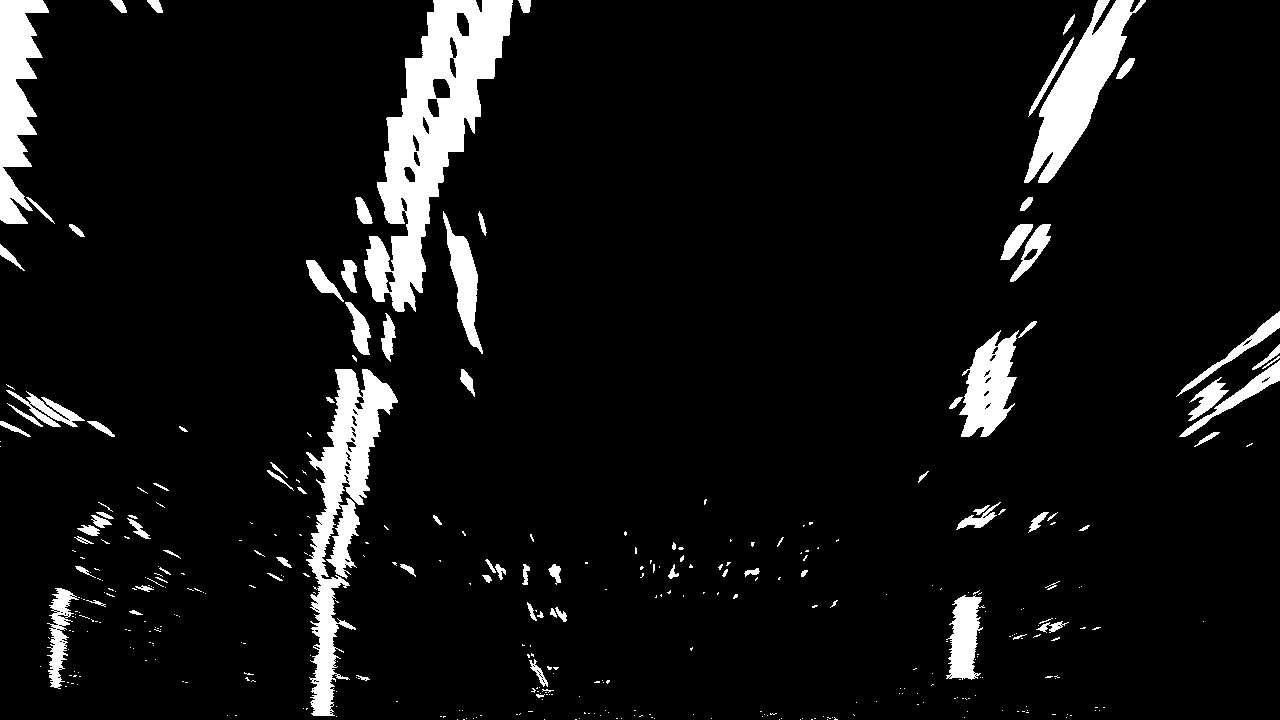
#> input picture Term1/Work/Lesson9/warped_example.jpg, 1280 x 720 px
$ jupyter execute 9_6_FindingCurvatureConvultion.ipynb
#> lines starting #> are read from the running program, lines starting #| are printed output that depends on the picture; after the words box and inside, x2 and y2 are one past the last pixel; in counts of white or black regions, pixels touching at a corner belong together
## Another Sliding Window Search Approach
Another way to approach the sliding window method is to apply a convolution, which will maximize the number of "hot" pixels in each window. A convolution is the summation of the product of two separate signals, in our case the window template and the vertical slice of the pixel image.

You slide your window template across the image from left to right and any overlapping values are summed together, creating the convolved signal. The peak of the convolved signal is where there was the highest overlap of pixels and the most likely position for the lane marker.

Now let's try using convolutions to find the best window center positions in a thresholded road image. The code below allows you to experiment with using convolutions for a sliding window search function. Go ahead and give it a try.

[cell 1]
import numpy as np
import matplotlib.pyplot as plt
import matplotlib.image as mpimg
import glob
import cv2

# Read in a thresholded image
warped = mpimg.imread('warped_example.jpg')
#> warped is the input picture: shape (720, 1280); min 0, max 255, mean 18.5
# window settings
window_width = 50
window_height = 80 # Break image into 9 vertical layers since image height is 720
margin = 100 # How much to slide left and right for searching

def window_mask(width, height, img_ref, center,level):
    output = np.zeros_like(img_ref)
    output[int(img_ref.shape[0]-(level+1)*height):int(img_ref.shape[0]-level*height),max(0,int(center-width/2)):min(int(center+width/2),img_ref.shape[1])] = 1
    return output

def find_window_centroids(image, window_width, window_height, margin):

#> called with window_width = 50, window_height = 80, margin = 100
    window_centroids = [] # Store the (left,right) window centroid positions per level
    window = np.ones(window_width) # Create our window template that we will use for convolutions

    # First find the two starting positions for the left and right lane by using np.sum to get the vertical image slice
    # and then np.convolve the vertical image slice with the window template

    # Sum quarter bottom of image to get slice, could use a different ratio
    l_sum = np.sum(image[int(3*image.shape[0]/4):,:int(image.shape[1]/2)], axis=0)
#> l_sum = 640 values, max 44595 at index 320, min 0 at index 0, mean 2862.4
    l_center = np.argmax(np.convolve(window,l_sum))-window_width/2
#> l_center = 329
    r_sum = np.sum(image[int(3*image.shape[0]/4):,int(image.shape[1]/2):], axis=0)
#> r_sum = 640 values, max 21690 at index 324, min 0 at index 144, mean 1205.5
    r_center = np.argmax(np.convolve(window,r_sum))-window_width/2+int(image.shape[1]/2)
#> r_center = 964

    # Add what we found for the first layer
    window_centroids.append((l_center,r_center))

    # Go through each layer looking for max pixel locations
    for level in range(1,(int)(image.shape[0]/window_height)):
	    # convolve the window into the vertical slice of the image
	    image_layer = np.sum(image[int(image.shape[0]-(level+1)*window_height):int(image.shape[0]-level*window_height),:], axis=0)
	    conv_signal = np.convolve(window, image_layer)
	    # Find the best left centroid by using past left center as a reference
	    # Use window_width/2 as offset because convolution signal reference is at right side of window, not center of window
	    offset = window_width/2
	    l_min_index = int(max(l_center+offset-margin,0))
	    l_max_index = int(min(l_center+offset+margin,image.shape[1]))
	    l_center = np.argmax(conv_signal[l_min_index:l_max_index])+l_min_index-offset
	    # Find the best right centroid by using past right center as a reference
	    r_min_index = int(max(r_center+offset-margin,0))
	    r_max_index = int(min(r_center+offset+margin,image.shape[1]))
	    r_center = np.argmax(conv_signal[r_min_index:r_max_index])+r_min_index-offset
	    # Add what we found for that layer
	    window_centroids.append((l_center,r_center))
#> this loop made 8 passes
#> (l_min_index, l_max_index, l_center, r_min_index, r_max_index, r_center) on passes 1 to 8: (254, 454, 329, 889, 1089, 964), (254, 454, 337, 889, 1089, 980), (262, 462, 351, 905, 1105, 984), (276, 476, 367, 909, 1109, 990), (292, 492, 395, 915, 1115, 1024), (320, 520, 409, 949, 1149, 1035), (334, 534, 431, 960, 1160, 1063), (356, 556, 463, 988, 1188, 1101)
#> after the loop, window_centroids = [(329, 964), (329, 964), (337, 980), (351, 984), (367, 990), (395, 1024), (409, 1035), (431, 1063), (463, 1101)]

    return window_centroids

window_centroids = find_window_centroids(warped, window_width, window_height, margin)

# If we found any window centers
if len(window_centroids) > 0:

    # Points used to draw all the left and right windows
    l_points = np.zeros_like(warped)
    r_points = np.zeros_like(warped)

    # Go through each level and draw the windows
    for level in range(0,len(window_centroids)):
        # Window_mask is a function to draw window areas
	    l_mask = window_mask(window_width,window_height,warped,window_centroids[level][0],level)
	    r_mask = window_mask(window_width,window_height,warped,window_centroids[level][1],level)
	    # Add graphic points from window mask here to total pixels found
	    l_points[(l_points == 255) | ((l_mask == 1) ) ] = 255
	    r_points[(r_points == 255) | ((r_mask == 1) ) ] = 255
#> this loop made 9 passes
#> pass 1, `l_mask = window_mask(window_width,window_height,warped,window_centroid..`:
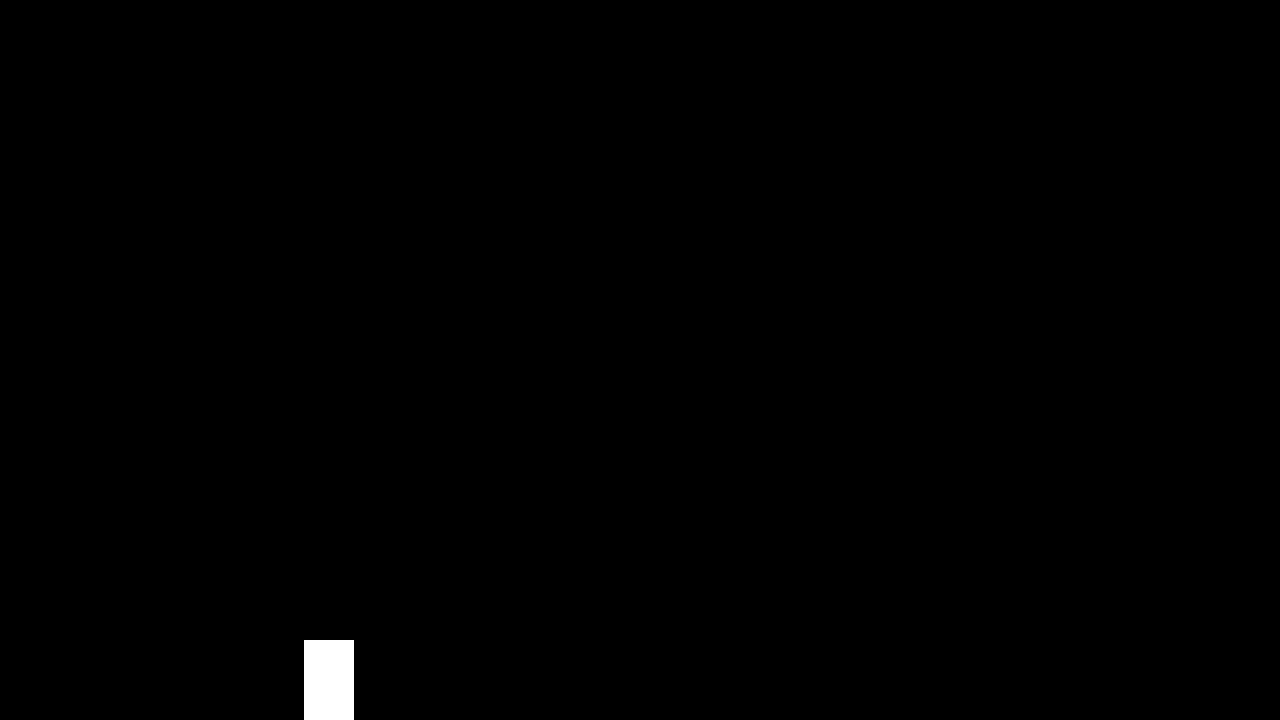
#> l_mask: shape (720, 1280); values 0 (black) and 1 (white), 0.43% white; 1 white region, box (x1, y1, x2, y2) and area: (304, 640, 354, 720) 4000
#> after the loop:
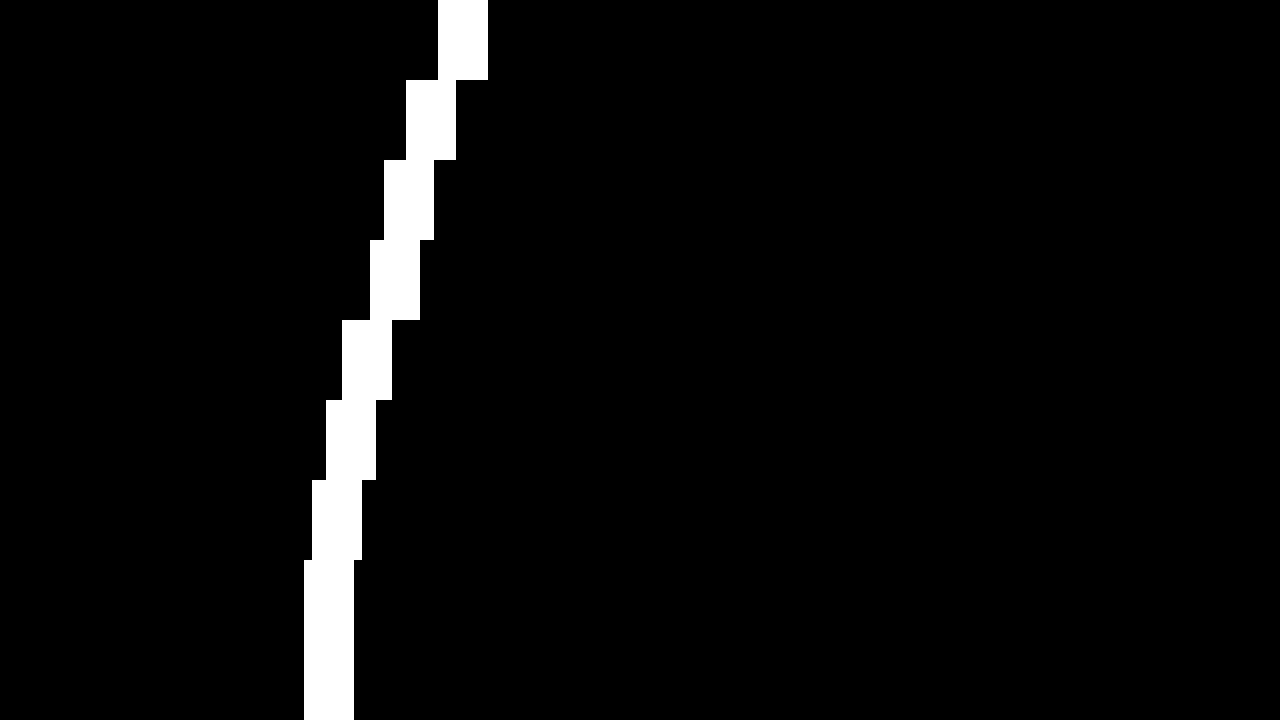
#> l_points: shape (720, 1280); 3.9% white; 1 white region, box (x1, y1, x2, y2) and area: (304, 0, 488, 720) 36000
#> after the loop:
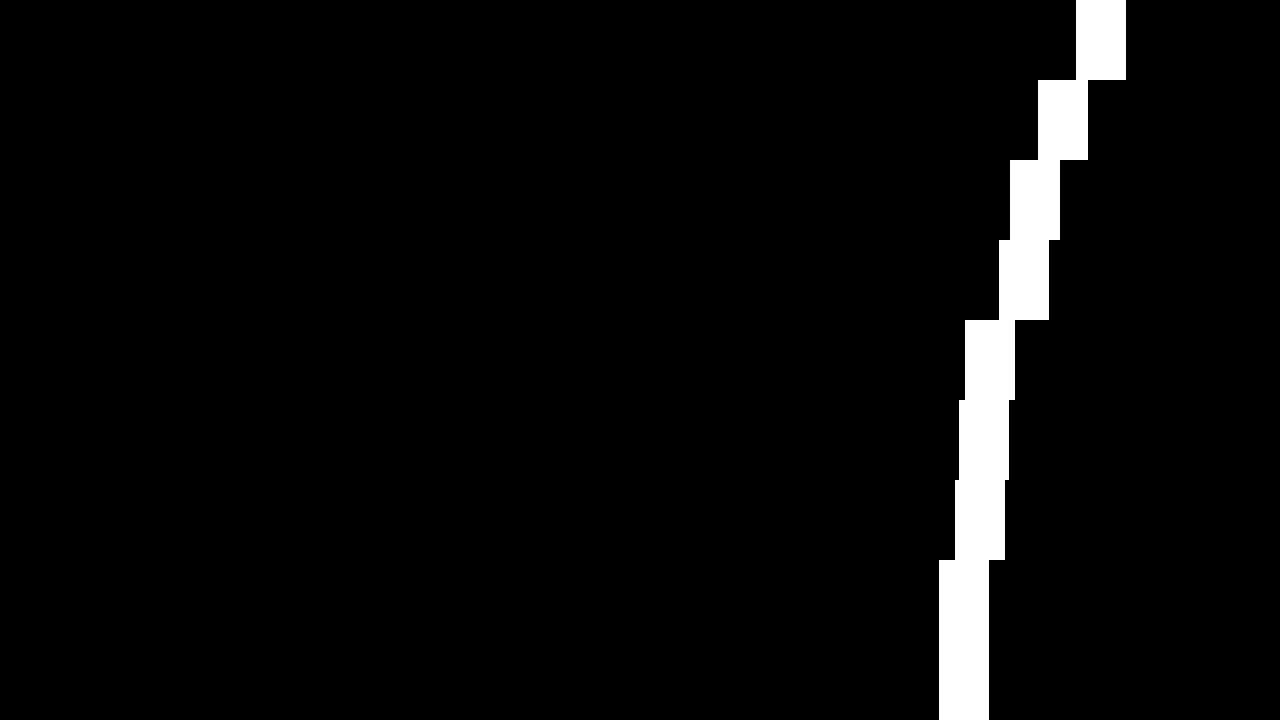
#> r_points: shape (720, 1280); 3.9% white; 1 white region, box (x1, y1, x2, y2) and area: (939, 0, 1126, 720) 36000

    # Draw the results
    template = np.array(r_points+l_points,np.uint8) # add both left and right window pixels together
#> template: shape (720, 1280); 7.8% white; 2 white regions, box (x1, y1, x2, y2) and area: (304, 0, 488, 720) 36000, (939, 0, 1126, 720) 36000
    zero_channel = np.zeros_like(template) # create a zero color channel
    template = np.array(cv2.merge((zero_channel,template,zero_channel)),np.uint8) # make window pixels green
#> template: shape (720, 1280, 3)
    warpage= np.dstack((warped, warped, warped))*255 # making the original road pixels 3 color channels
    output = cv2.addWeighted(warpage, 1, template, 0.5, 0.0) # overlay the orignal road image with window results
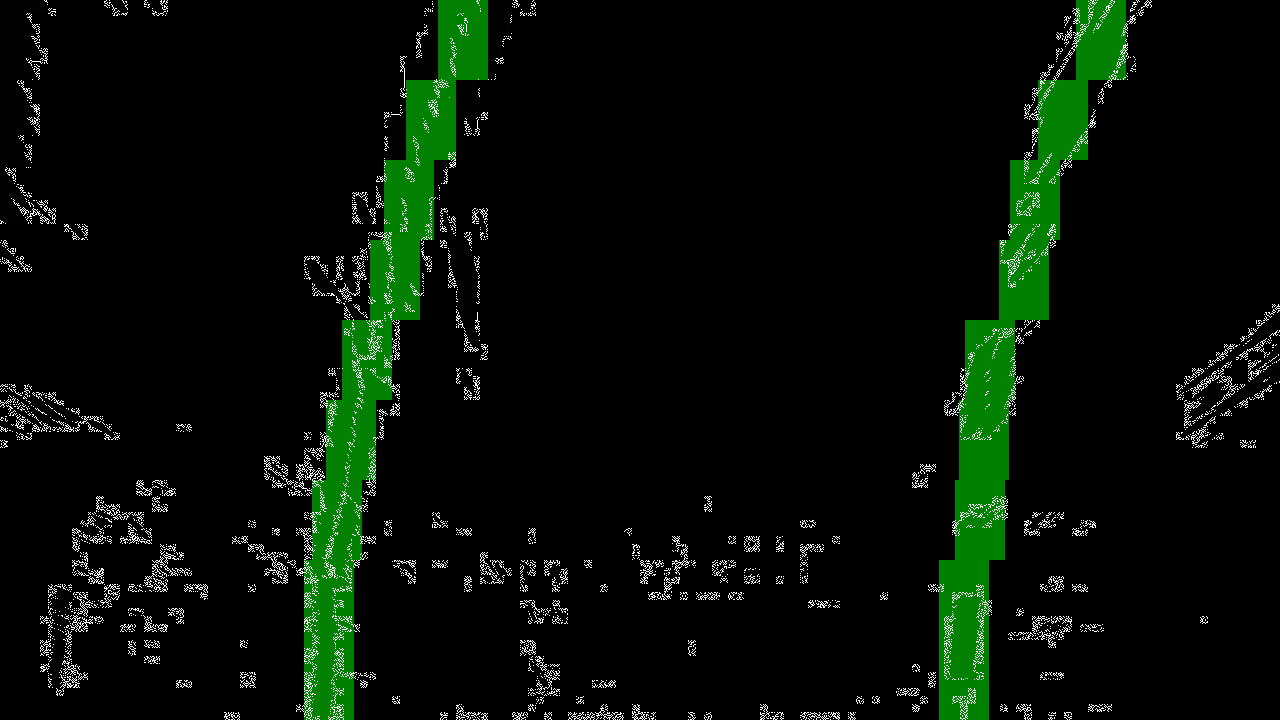
#> output: shape (720, 1280, 3); mean of channels 0, 1, 2 6.3, 15.5, 6.3; drawn as R, G, B

# If no window centers found, just display orginal road image
else:
    output = np.array(cv2.merge((warped,warped,warped)),np.uint8)

# Display the final results
plt.imshow(output)
plt.title('window fitting results')
plt.show()
